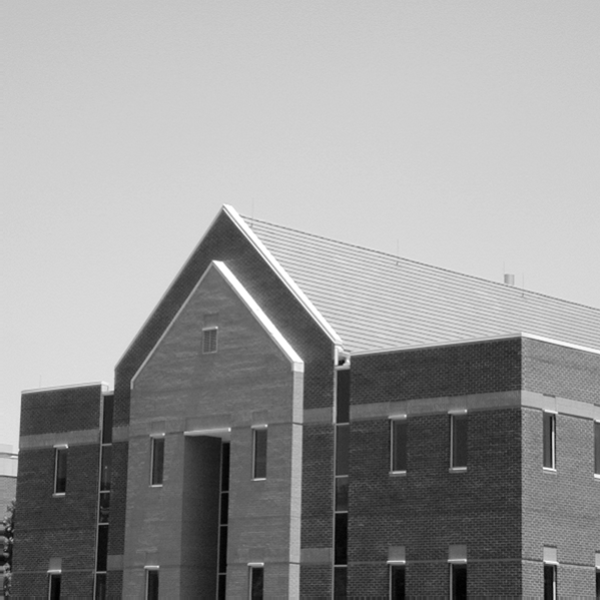
#> input picture Exercises/images/building.tif, 600 x 600 px
$ jupyter execute --allow-errors e4.ipynb
#> lines starting #> are read from the running program, lines starting #| are printed output that depends on the picture; after the words box and inside, x2 and y2 are one past the last pixel; in counts of white or black regions, pixels touching at a corner belong together
### NAME : S.Sanjith
### ID NO : 190562G
### COURSE CODE : EN2550

[cell 1]
#Importing libraries
import matplotlib.pyplot as plt
from matplotlib import cm
import numpy as np
import cv2 as cv
from skimage.feature import peak_local_max

[cell 2]
#q1
step = 0.1
X=np.arange(-5,5+step,step)
Y=np.arange(-5,5+step,step)

sigma=1
XX, YY =np.meshgrid(X,Y)
g=np.exp(-(XX**2+YY**2)/(2*sigma**2))
g=g/np.sum(g)

sobel_v=np.array([[-1,-2,-1],[0,0,0],[1,2,1]],dtype=np.float32)
sobel_h=np.array([[-1,0,1],[-2,0,2],[-1,0,1]],dtype=np.float32)

g_x=cv.filter2D(g,-1,sobel_v)
g_y=cv.filter2D(g,-1,sobel_h)

fig=plt.figure(figsize=(18,8))
ax1 =fig.add_subplot(121,projection='3d')
ax2 =fig.add_subplot(122,projection='3d')


#> (the rest of this cell did not finish here and is left out)

[cell 3]
f1=cv.imread(r'images/building.tif',cv.IMREAD_GRAYSCALE).astype(np.float32)
#> f1: shape (600, 600) float32; min 0, max 255, mean 152.8
assert f1 is not None

fig, ax =plt.subplots(figsize=(6,6))
ax.imshow(f1,cmap='gray',vmin=0,vmax=255)
plt.axis("off")
plt.title("ORIGINAL IMAGE")
plt.show()

[cell 4]
#question 2 : Harris Corner Detector
im=cv.imread('images/building.tif',cv.IMREAD_COLOR)
#> im is the input picture: shape (600, 600, 3); min 0, max 255, mean 152.8
assert im is not None

dst=cv.cornerHarris(f1,2,3,0.04)
dst=cv.dilate(dst,None)
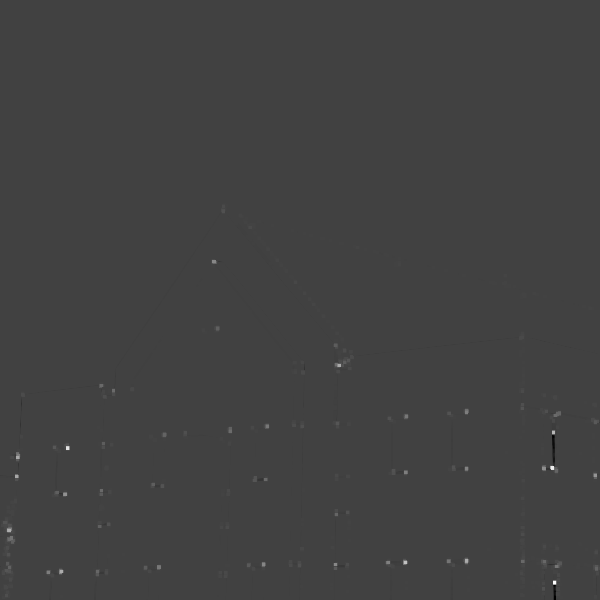
#> dst: shape (600, 600) float32; min -7770649.5, max 22525724, mean 21524.3; drawn with min black and max white

im[dst>0.01*dst.max()]=[0,0,255]
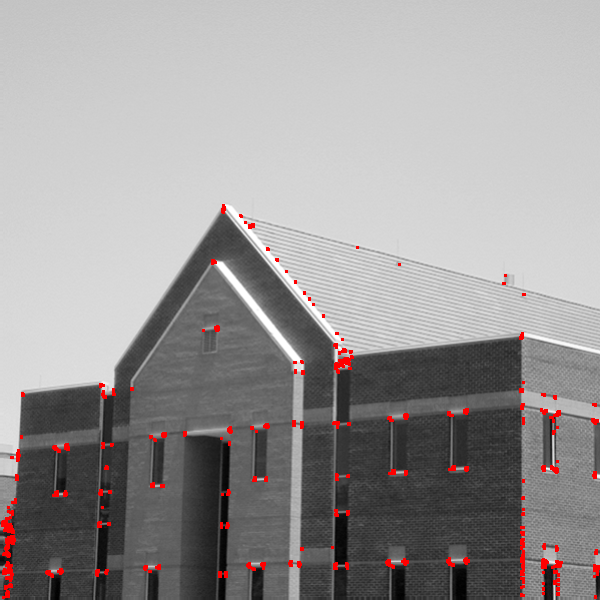
#> im: shape (600, 600, 3); 1.29% of pixels changed, all inside (x1, y1, x2, y2) = (1, 204, 600, 599)

fig, ax =plt.subplots(figsize=(6,6))
ax.imshow(cv.cvtColor(im, cv.COLOR_BGR2RGB))
ax.set_title("CORNER DETECTION WITH CORNER_HARRIS")
ax.axis("off")
plt.show()

[cell 5]
#question 3 : own implementation

#COMPUTING PARTIAL DERIVATIVE
sobel_v=np.array([[-1,-2,-1],[0,0,0],[1,2,1]],dtype=np.float32)
sobel_h=np.array([[-1,0,1],[-2,0,2],[-1,0,1]],dtype=np.float32)

I_x=cv.filter2D(f1,-1,sobel_v)
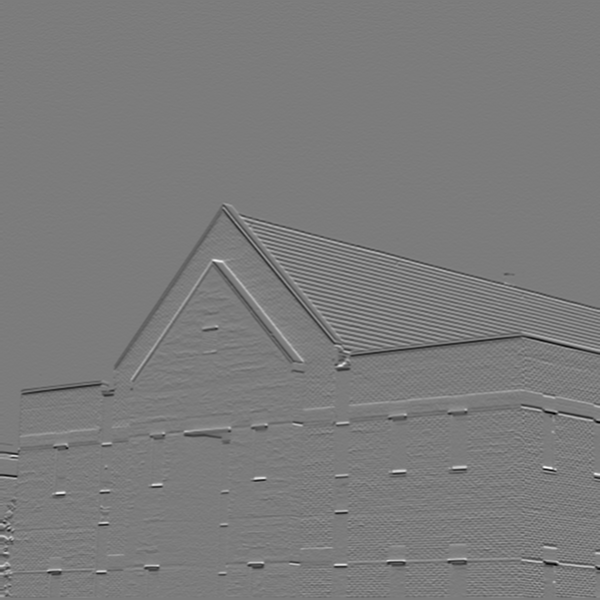
#> I_x: shape (600, 600) float32; min -586, max 618, mean -1.7; drawn with min black and max white
I_y=cv.filter2D(f1,-1,sobel_h)
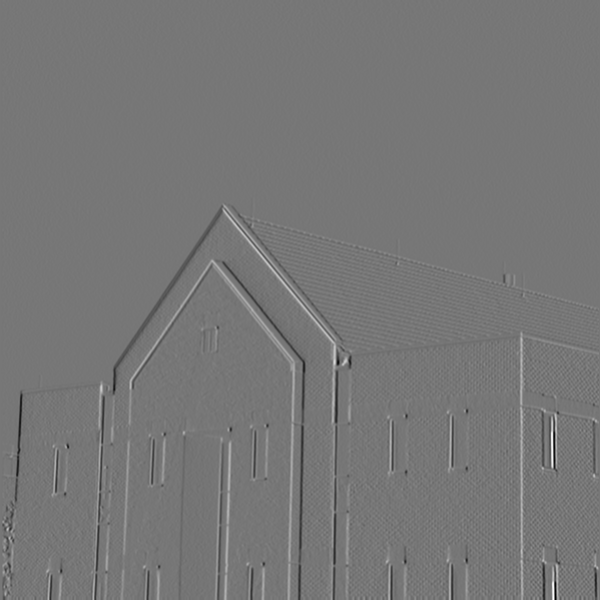
#> I_y: shape (600, 600) float32; min -677, max 772, mean -0.2; drawn with min black and max white

#COMPUTING SECOND MOMENT MATRIX
sigma=3
k_size=7
m11=cv.GaussianBlur(I_x*I_x,(k_size,k_size),sigma)
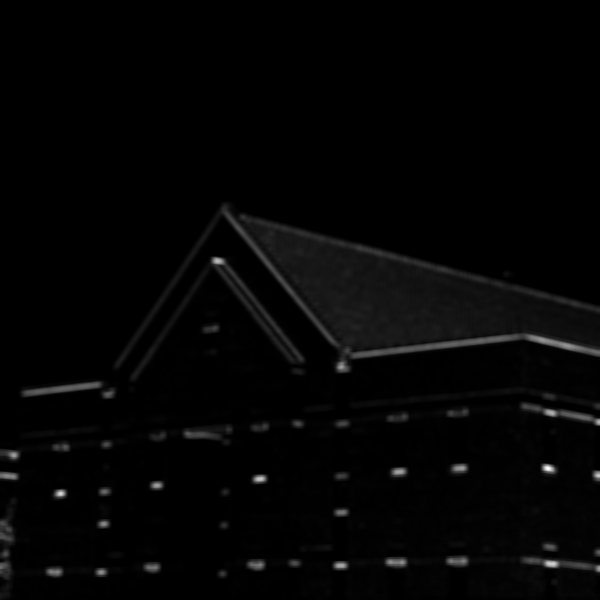
#> m11: shape (600, 600) float32; min 1.96, max 123123.9, mean 2277; drawn with min black and max white
m12=cv.GaussianBlur(I_x*I_y,(k_size,k_size),sigma)
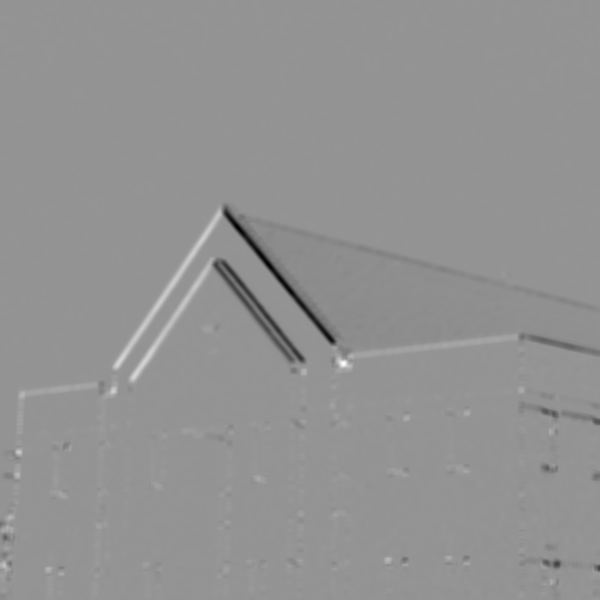
#> m12: shape (600, 600) float32; min -46421.2, max 33566.3, mean -267.1; drawn with min black and max white
m21=m12
m22=cv.GaussianBlur(I_y*I_y,(k_size,k_size),sigma)
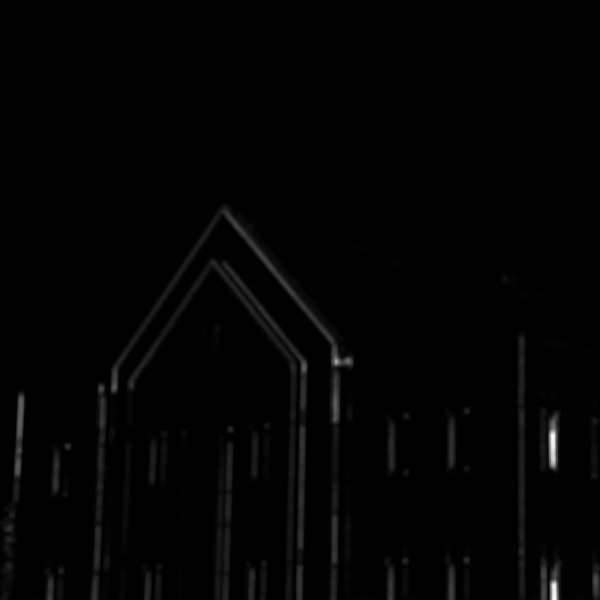
#> m22: shape (600, 600) float32; min 1.65, max 217649.4, mean 2379.9; drawn with min black and max white

#COMPUTING CORNER RESPONSE
det=m11*m22-m12*m21
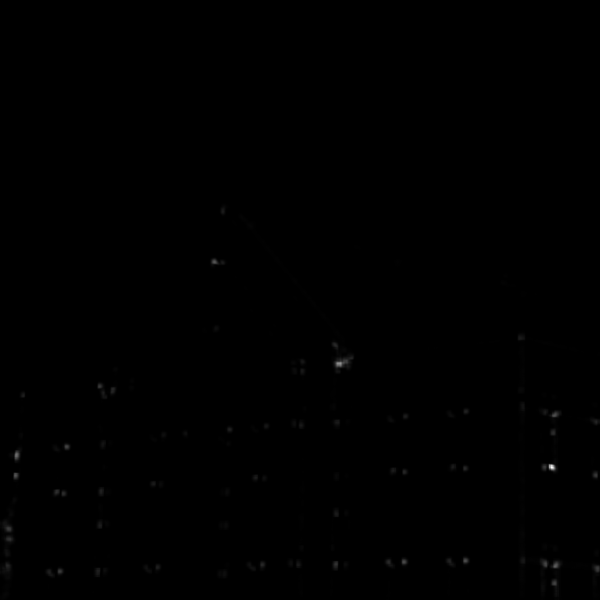
#> det: shape (600, 600) float32; min 7.1, max 5.58e+09, mean 7695048.5; drawn with min black and max white
trace=m11+m22
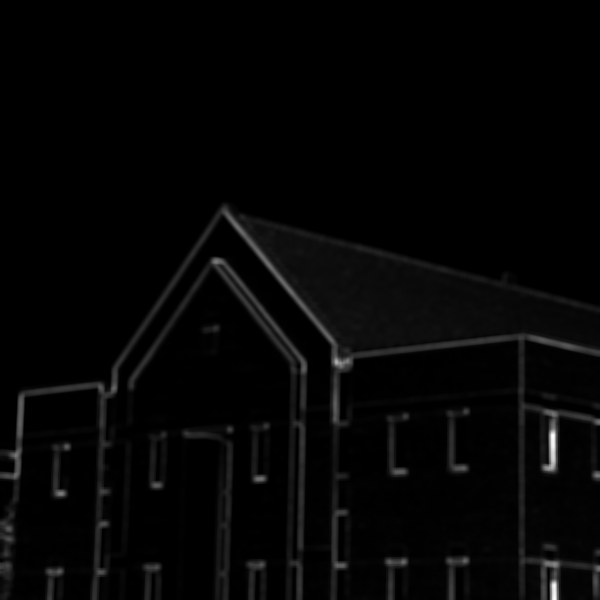
#> trace: shape (600, 600) float32; min 5.74, max 217900.3, mean 4656.9; drawn with min black and max white
alpha=0.04
R=det-alpha*trace**2

#THRESHOLDING CORNER RESPONSE
R[R<1e8]=0

#FINDING LOCAL MAXIMUM
coordinates= peak_local_max (R,min_distance=2)
#> coordinates = 93 pairs, first value 211 to 594, second value 5 to 597

fig, ax =plt.subplots(2,2,figsize=(12,12))
ax[0,0].imshow(f1,cmap='gray')
ax[0,0].plot(coordinates[:,1],coordinates[:,0],'r.')
ax[0,0].set_title("CORNER DETECTION")
ax[0,1].imshow(I_x+127,cmap='gray')
ax[0,1].set_title("$I_x$")
ax[1,0].imshow(I_y+127,cmap='gray')
ax[1,0].set_title("$I_y$")
ax[1,1].imshow(R+127,cmap=cm.jet,vmin=0,vmax=255)
ax[1,1].set_title("R")

for i in range (4):
    ax[i//2][i%2].axis('off')
plt.show()
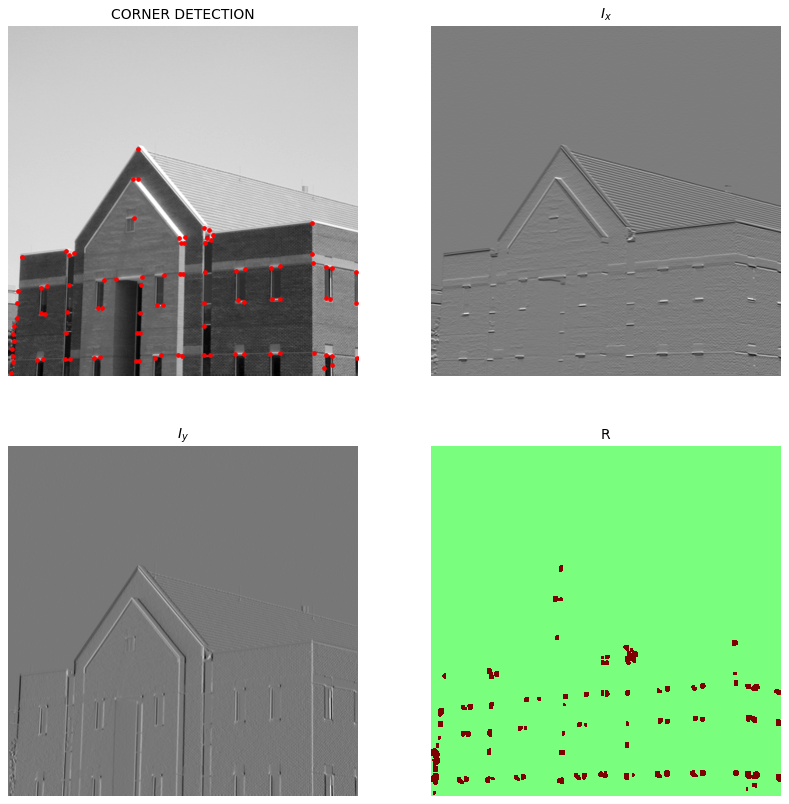
#> figure drawn by matplotlib, 4 panels

coordinates.size
#> Out = 186
